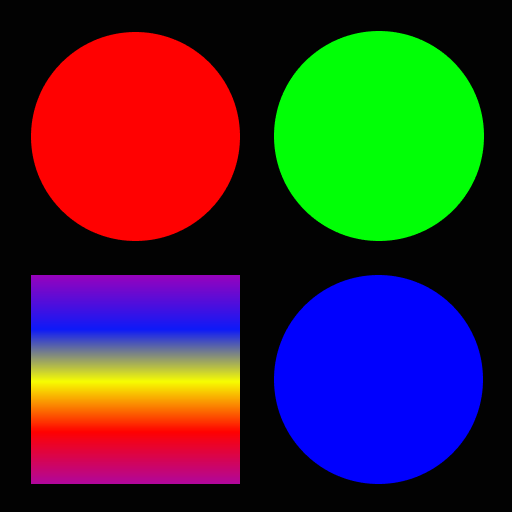
#> input picture LAB1/stuff_color_1.png, 512 x 512 px
$ python Lab1-3.py
#> lines starting #> are read from the running program, lines starting #| are printed output that depends on the picture
import cv2

# 이미지 불러오기
image1 = cv2.imread('stuff_color_1.png')
#> image1 is the input picture: shape (512, 512, 3); mean B, G, R 53, 46.4, 62.4
image2 = cv2.imread('stuff_color_2.png')
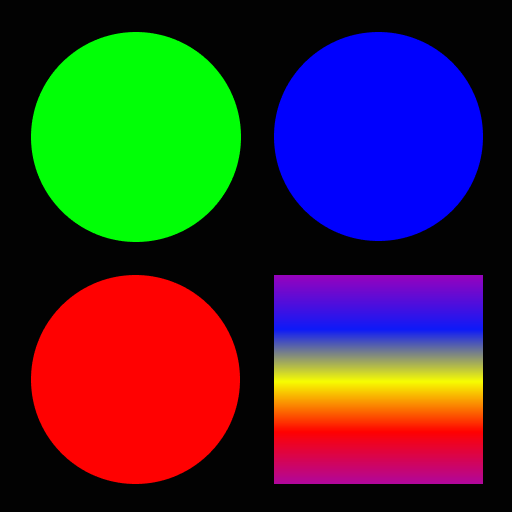
#> input picture LAB1/stuff_color_2.png, 512 x 512 px
#> image2 is the input picture: shape (512, 512, 3); mean B, G, R 53, 46.4, 62.4

# 두 이미지 크기를 동일하게 맞추기
image2 = cv2.resize(image2, (image1.shape[1], image1.shape[0]))

# 이미지 subtract
added_image = cv2.subtract(image1, image2)
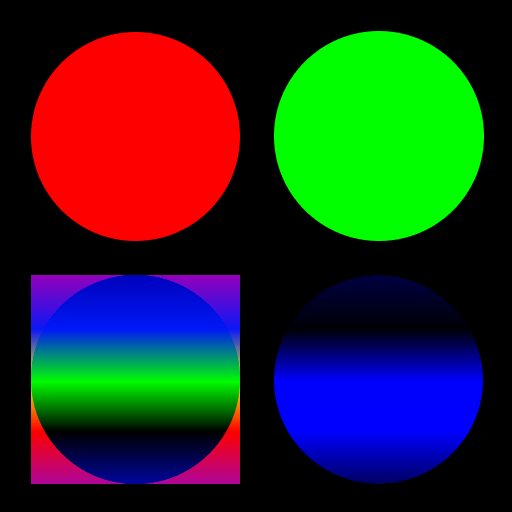
#> added_image: shape (512, 512, 3); mean B, G, R 38.4, 45.1, 38.8

# 결과 출력
cv2.imshow('Result Image', added_image)
cv2.waitKey(0)
cv2.destroyAllWindows()
